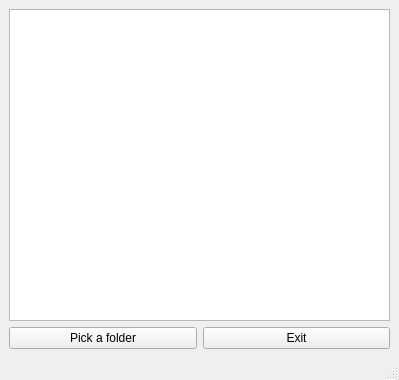
<?xml version="1.0" encoding="UTF-8"?>
<ui version="4.0">
 <class>MainWindow</class>
 <widget class="QMainWindow" name="MainWindow">
  <property name="geometry">
   <rect>
    <x>0</x>
    <y>0</y>
    <width>399</width>
    <height>380</height>
   </rect>
  </property>
  <property name="windowTitle">
   <string>MainWindow</string>
  </property>
  <widget class="QWidget" name="centralwidget">
   <layout class="QHBoxLayout" name="horizontalLayout_2">
    <item>
     <layout class="QVBoxLayout" name="verticalLayout">
      <property name="sizeConstraint">
       <enum>QLayout::SetNoConstraint</enum>
      </property>
      <item>
       <widget class="QListWidget" name="listWidget"/>
      </item>
      <item>
       <layout class="QHBoxLayout" name="horizontalLayout">
        <item>
         <widget class="QPushButton" name="btnBrowse">
          <property name="text">
           <string>Pick a folder</string>
          </property>
         </widget>
        </item>
        <item>
         <widget class="QPushButton" name="buttonExit">
          <property name="text">
           <string>Exit</string>
          </property>
         </widget>
        </item>
       </layout>
      </item>
     </layout>
    </item>
   </layout>
  </widget>
  <widget class="QMenuBar" name="menubar">
   <property name="geometry">
    <rect>
     <x>0</x>
     <y>0</y>
     <width>399</width>
     <height>21</height>
    </rect>
   </property>
  </widget>
  <widget class="QStatusBar" name="statusbar"/>
 </widget>
 <resources/>
 <connections/>
</ui>
